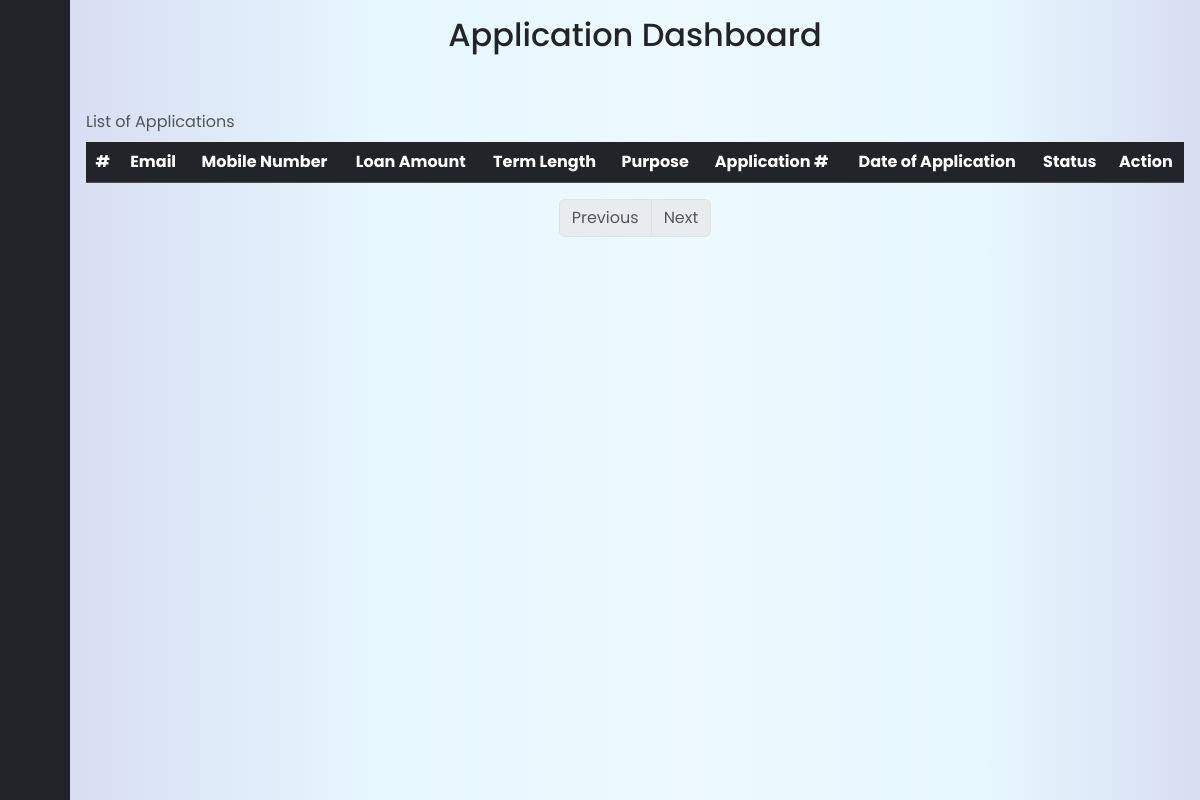
Before: /admin/President/index_president.php (signed in) with the older database file.
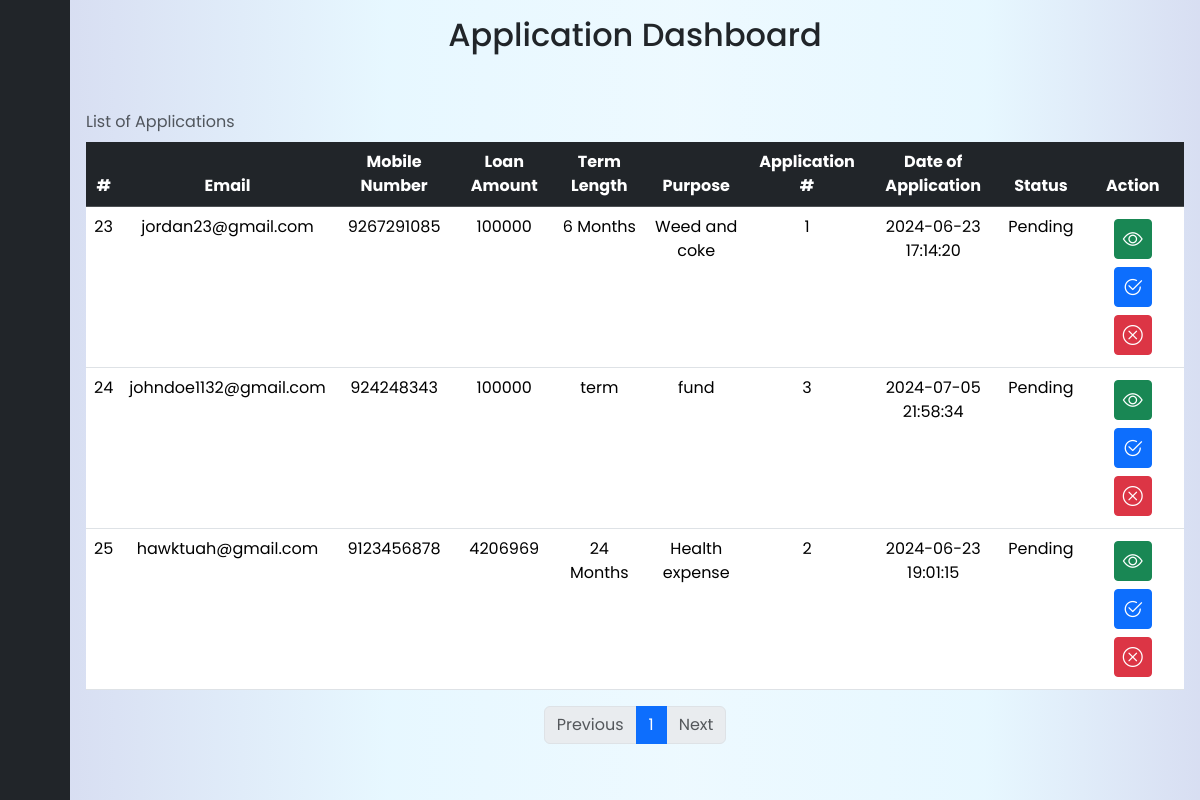
After: the same page with the newer database file.
### tables this page shows
CREATE TABLE `presidentdb` (
  `id` int(11) NOT NULL,
  `fname` varchar(100) NOT NULL,
  `lname` varchar(100) NOT NULL,
  `age` int(11) NOT NULL,
  `bmonth` tinyint(2) NOT NULL,
  `bday` tinyint(2) NOT NULL,
  `byear` int(4) NOT NULL,
  `phonenum` bigint(20) NOT NULL,
  `email` varchar(50) NOT NULL,
  `street1` varchar(100) NOT NULL,
  `street2` varchar(100) NOT NULL,
  `city` varchar(100) NOT NULL,
  `province` varchar(100) NOT NULL,
  `postal` int(8) NOT NULL,
  `country` varchar(255) NOT NULL,
  `loanAmount` int(7) NOT NULL,
  `term` varchar(255) NOT NULL,
  `fundPurpose` varchar(100) NOT NULL,
  `applyDate` datetime NOT NULL DEFAULT current_timestamp(),
  `applicationNumber` int(11) NOT NULL,
  `statusPr` varchar(50) NOT NULL DEFAULT 'Pending'
);

### admin/President/index_president.php (the view, shortened to what the changed rows need)
<?php
    include("../action/connect.php");
    $rows_per_page = 10;
    $current_page = isset($_GET['page']) ? $_GET['page'] : 1;
    $start_from = ($current_page - 1) * $rows_per_page;
    $sql = "SELECT * FROM presidentdb LIMIT $start_from, $rows_per_page";
    $result = $data->query($sql);
    $sql_total = "SELECT COUNT(*) AS total FROM presidentdb";
    $result_total = $data->query($sql_total);
    $row_total = $result_total->fetch_assoc();
    $total_pages = ceil($row_total['total'] / $rows_per_page);
?>
<!DOCTYPE html>
<html lang="en">
<head>
    <link href="https://cdn.lineicons.com/4.0/lineicons.css" rel="stylesheet" />
    <link href="https://cdn.jsdelivr.net/npm/bootstrap@5.3.0-alpha3/dist/css/bootstrap.min.css" rel="stylesheet"
>
    <link href="https://cdn.lineicons.com/4.0/lineicons.css" rel="stylesheet">
    <link href="https://cdn.jsdelivr.net/npm/bootstrap@5.3.3/dist/css/bootstrap.min.css" rel="stylesheet">
    <link rel="stylesheet" href="https://cdn.jsdelivr.net/npm/bootstrap-icons@1.11.3/font/bootstrap-icons.min.css">
    <link rel="stylesheet" href="../../source/index.css?v=<?php echo time(); ?>">
</head>
<body style="">
    <div class="wrapper">
        <div class="main p-3" >
            <div class="container1 table-responsive">
                <h2 class="titlewrap mb-5 text-center">Application Dashboard</h2>
                <table class="table table-stripped table-hover mt-3 text-center rounded border-2">
                    <caption class="caption-top">List of Applications</caption>
                    <thead class="table-dark">
                        <tr>
                            <th>#</th>
                            <th>Email</th>
                            <th>Mobile Number</th>
                            <th>Loan Amount</th>
                            <th>Term Length</th>
                            <th>Purpose</th>
                            <th>Application #</th>
                            <th>Date of Application</th>
                            <th>Status</th>
                            <th>Action</th>
                        </tr>
                    </thead>
                    <tbody>
                        <?php
                            while($row = $result->fetch_assoc())
                            {
                                echo "
                                <tr>
                                    <td>$row[id]</td>
                                    <td>$row[email]</td>
                                    <td>$row[phonenum]</td>
                                    <td>$row[loanAmount]</td>
                                    <td>$row[term]</td>
                                    <td>$row[fundPurpose]</td>
                                    <td>$row[applicationNumber]</td>
                                    <td>$row[applyDate]</td>
                                    <td>$row[statusPr]</td>
                                    <td>
                                        <div class='d-grid gap-2 d-md-block'>
                                        <a class='btn btn-success btn-sm m-1 fs-5 align-baseline viewBtn' data-bs-toggle='modal' data-bs-target='#viewData' data-id='" . $row['id'] . "'><i class='bi bi-eye'></i></a>
                                        <a class='btn btn-primary btn-sm m-1 fs-5 align-baseline transferBtn' data-id='" . $row['id'] . "' ><i class='bi bi-check2-circle'></i></a>
                                        <a class='btn btn-danger btn-sm m-1 fs-5 align-baseline' ><i class='bi bi-x-circle'></i></a>
                                        </div>
                                    </td>
                                </tr>
                                ";
                            }
                        ?>
                    </tbody>
                </table>
                <nav aria-label="Page navigation">
                    <ul class="pagination justify-content-center">
                        <?php
                            for ($i = 1; $i <= $total_pages; $i++) {
                                if ($i == $current_page) {
                                    echo "<li class='page-item active'><a class='page-link' href='index_president.php?page=".$i."'>$i</a></li>";
                                } else {
                                    echo "<li class='page-item'><a class='page-link' href='index_president.php?page=".$i."'>$i</a></li>";
                                }
                            }
                        ?>
                    </ul>
                </nav>
            </div>
        </div>
    </div>
</body>
</html>

Changed rows visible on the page:
added presidentdb: id "23", email "jordan23@gmail.com", phonenum "9267291085", loanAmount "100000", term "6 Months", fundPurpose "Weed and coke", applicationNumber "1", applyDate "2024-06-23 17:14:20", statusPr "Pending"
added presidentdb: id "24", email "johndoe1132@gmail.com", phonenum "924248343", loanAmount "100000", term "term", fundPurpose "fund", applicationNumber "3", applyDate "2024-07-05 21:58:34", statusPr "Pending"
added presidentdb: id "25", email "hawktuah@gmail.com", phonenum "9123456878", loanAmount "4206969", term "24 Months", fundPurpose "Health expense", applicationNumber "2", applyDate "2024-06-23 19:01:15", statusPr "Pending"
Other visible differences:
new list line: "1"
